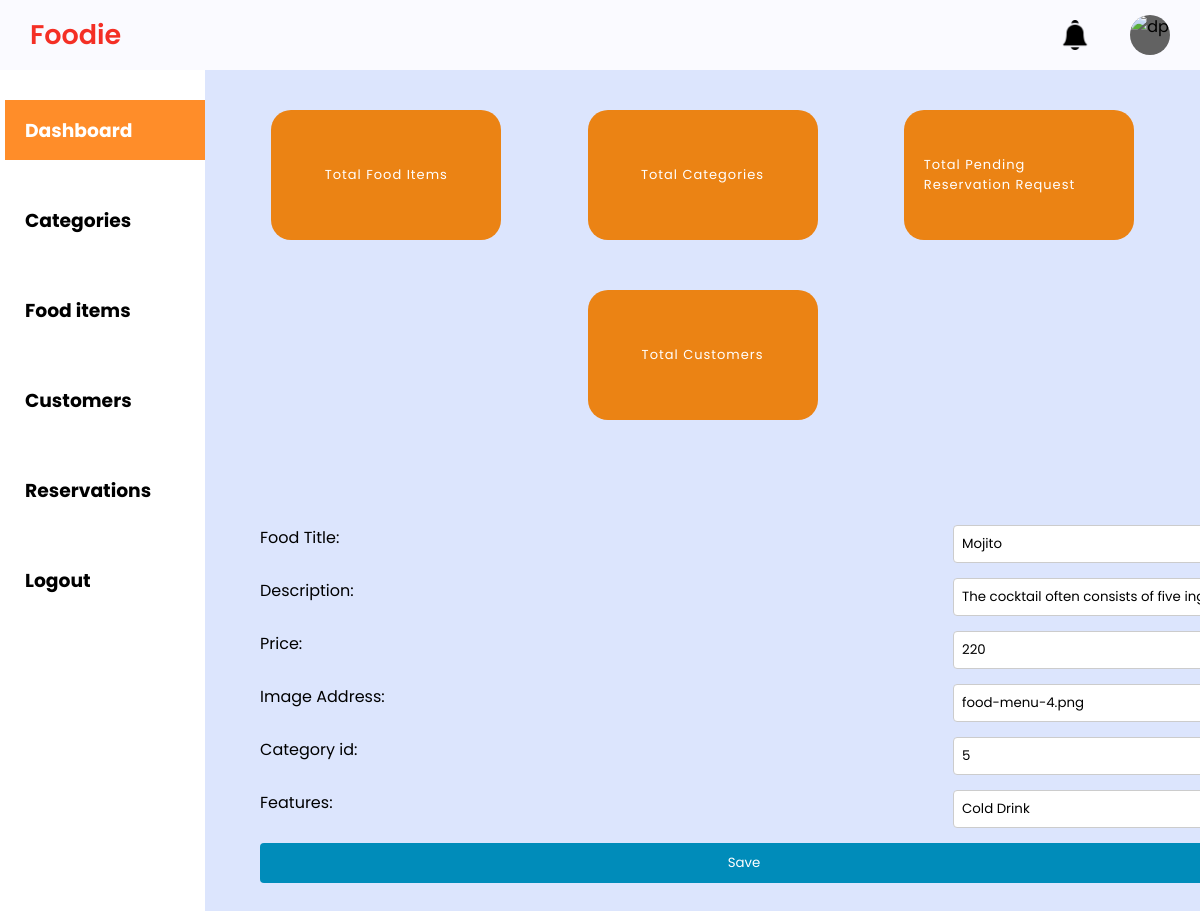
Page /admin-dashboard-foodItems-edit/2/ on the earlier database version.
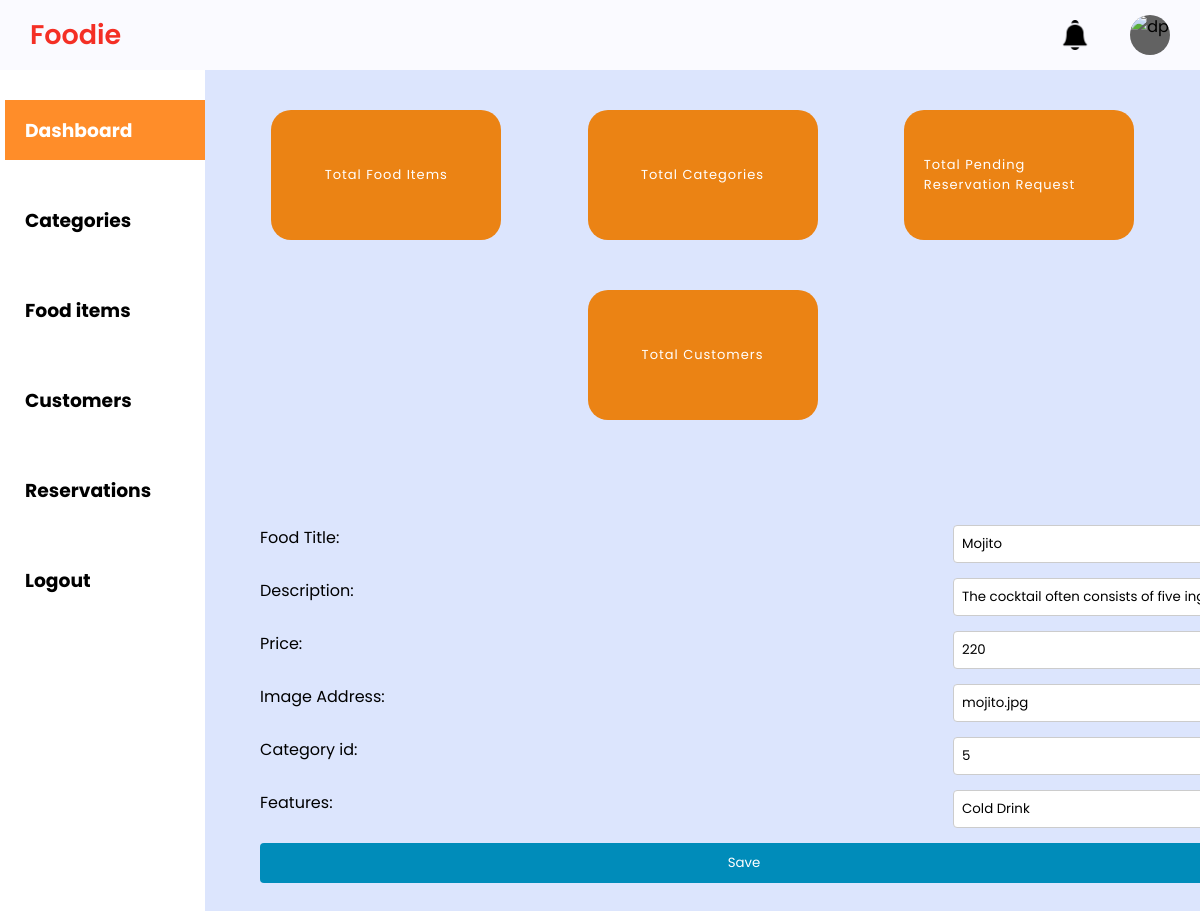
Same page on the later database version.
### Home_App/models.py (models this page shows)
class food_table(models.Model):
    food_id = models.AutoField(primary_key=True)
    food_title = models.CharField(max_length=30)
    description = models.CharField(max_length=50)
    price = models.IntegerField()
    img_name = models.CharField(max_length=20)
    category_id = models.ForeignKey(category_table,on_delete=models.CASCADE)
    feature = models.CharField(max_length=20)

### Home_App/views.py (the view)
# urls.py: path('admin-dashboard-foodItems-edit/<int:food_id>/',hv.edit_foodItems,name='edit_food'),
def edit_foodItems(request, food_id):
    food = get_object_or_404(food_table, food_id=food_id)
    if request.method == 'POST':
        form = FoodItemsEditForm(request.POST)
        if form.is_valid():
            food.food_title = form.cleaned_data['food_title']
            food.description = form.cleaned_data['description']
            food.price = form.cleaned_data['price']
            food.img_name = form.cleaned_data['img_name']
            category_id = form.cleaned_data['category_id']
            category = get_object_or_404(category_table,category_id=category_id)
            food.category_id=category
            food.feature = form.cleaned_data['feature']
            food.save()
            return redirect(reverse('admin-dashboard-section',kwargs={'section':'foodItems'}))
    else:
        form = FoodItemsEditForm(initial={
            'food_title': food.food_title,
            'description': food.description,
            'price': food.price,
            'img_name': food.img_name,
            'category_id': food.category_id,
            'feature': food.feature,
        })
    return render(request, 'admin-dashboard-foodItems-edit-modal.html', {'form': form, 'food_id': food_id})

### Home_App/forms.py
class FoodItemsEditForm(forms.Form):
    food_title = forms.CharField(label='Food Title', max_length=255)
    description = forms.CharField(label='Description', max_length=255)
    price = forms.IntegerField(label='Price')
    img_name = forms.CharField(label='Image Address',max_length=20)
    category_id = forms.IntegerField(label='Category id')
    feature = forms.CharField(label='Features',max_length=255)

### Home_App/models.py (called while the page is built)
    def __str__(self):
        return str(self.category_id)

### Template/admin-dashboard-foodItems-edit-modal.html (shortened to what this page needs)
{% extends 'admin-dashboard.html' %}
{% load static %}
{% block content %}
<link rel="stylesheet" href="{% static 'css/admin-dash-add-style.css' %}">
<div class="container">
<div class="foodItems-edit-modal">
    <form method="post" action="{% url 'edit_food' food_id=food_id %}">
        {{ form.as_p }}
        <button type="submit" value="Save">Save</button>
    </form>
</div></div>
{% endblock %}

Differences in the rows shown:
changed food_table "Mojito": img_name "food-menu-4.png" → "mojito.jpg"
